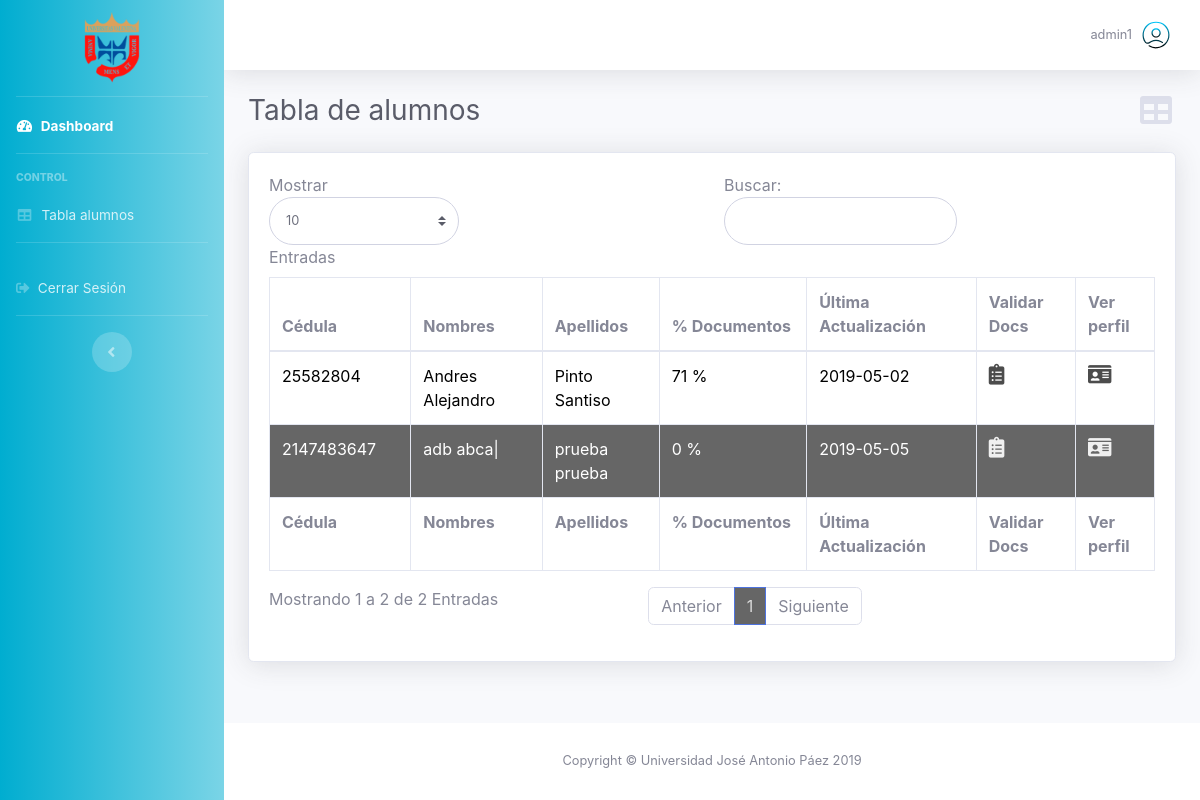
Page /page-admin-table.php (signed in) on the committed database.
### tables this page shows
CREATE TABLE `alumnos` (
  `id_alumno` int(11) NOT NULL,
  `cedula` int(11) NOT NULL,
  `p_nombre` tinytext NOT NULL,
  `s_nombre` tinytext NOT NULL,
  `p_apellido` text NOT NULL,
  `s_apellido` text NOT NULL,
  `fecha_nacimiento` date NOT NULL,
  `estado_civil` text NOT NULL,
  `metodo_ingreso` int(11) NOT NULL,
  `carrera` text NOT NULL,
  `turno` int(11) NOT NULL,
  `pais_nac` varchar(10) NOT NULL,
  `estado_nac` varchar(10) NOT NULL,
  `ciudad_nac` varchar(11) NOT NULL,
  `municipio_nac` varchar(11) NOT NULL,
  `username` text NOT NULL,
  `contrasena` text NOT NULL,
  `correo` text NOT NULL,
  `documento` int(11) NOT NULL,
  `parientename` varchar(10) NOT NULL,
  `parentesco` varchar(10) NOT NULL,
  `discapacidad` varchar(10) NOT NULL,
  `nombreInst` varchar(20) NOT NULL,
  `anoEgreso` int(10) NOT NULL,
  `codigoInst` varchar(10) NOT NULL,
  `estadoInst` varchar(10) NOT NULL,
  `tipoInst` int(1) NOT NULL,
  `fechaCreacion` date NOT NULL,
  `ultActualizacion` date NOT NULL
);

CREATE TABLE `documentos` (
  `id_documento` int(11) NOT NULL,
  `estatus` int(11) NOT NULL,
  `cedula` text NOT NULL,
  `fondo` text NOT NULL,
  `foto` text NOT NULL,
  `partida` text NOT NULL,
  `check_partida` int(11) NOT NULL,
  `check_nota` int(11) NOT NULL,
  `check_cedula` int(11) NOT NULL,
  `check_foto` int(11) NOT NULL,
  `check_rusinies` int(11) NOT NULL,
  `check_fondo` int(11) NOT NULL,
  `check_metodo` int(11) NOT NULL,
  `porcentaje` int(4) NOT NULL,
  `ultActDoc` date NOT NULL
);

### page-admin-table.php (the view, shortened to what this page needs)
<!DOCTYPE html>
<html lang="es">
<head>
  <link href="vendor/fontawesome-free/css/all.min.css" rel="stylesheet" type="text/css">
  <link href="css/font.css" rel="stylesheet">
  <link href="css/sb-admin-2.css" rel="stylesheet">
  <link href="css/dash.css" rel="stylesheet">
  <link href="css/style.css" rel="stylesheet">
  <link href="css/table.css" rel="stylesheet">
</head>
<body id="page-top">
  <div id="wrapper">
    <?php require_once('front/general/sidebar.php'); ?>
    <div id="content-wrapper" class="d-flex flex-column">
      <div id="content">
        <?php require 'front/general/navbar.php'; ?>
        <div id="page-admin-table" class="container-fluid">
          <div class="d-sm-flex align-items-center justify-content-between mb-4 mx-auto">
            <h1 class="h3 mb-0 text-gray-800">Tabla de alumnos</h1>
            <a class="d-none d-sm-inline-block"><i class="fas fa-fw fa-table fa-2x text-gray-300"></i></a>
          </div>
          <div class="card shadow mb-4">
            <div class="card-body">
              <div class="table-responsive">
                <table class="table table-bordered" id="dataTable" width="100%" cellspacing="0">
                  <thead>
                    <tr>
                      <th>Cédula</th>
                      <th>Nombres</th>
                      <th>Apellidos</th>
                      <th>% Documentos</th>
                      <th>Última Actualización</th>
                      <th>Validar Docs</th>
                      <th>Ver perfil</th>
                    </tr>
                  </thead>
                  <tfoot>
                    <tr>
                      <th>Cédula</th>
                      <th>Nombres</th>
                      <th>Apellidos</th>
                      <th>% Documentos</th>
                      <th>Última Actualización</th>
                      <th>Validar Docs</th>
                      <th>Ver perfil</th>
                    </tr>
                  </tfoot>
                  <tbody>
                    <?php
                    include 'back/conexion.php';
                    $sql = "SELECT *, alumnos.cedula as ci, documentos.cedula as cedula FROM alumnos
                            INNER JOIN documentos ON alumnos.documento=documentos.id_documento;";
                    $result = mysqli_query($conexion, $sql);
                    if ($result->num_rows > 0) {
                      while ($row = mysqli_fetch_assoc($result)) {
                        $porcentaje = ($row['check_foto'] + $row['check_cedula'] + $row['check_fondo'] + $row['check_nota'] + $row['check_partida'] + $row['check_rusinies'] + $row['check_metodo']) * 100 / 7;
                        $porcentaje = round($porcentaje, 0, PHP_ROUND_HALF_UP);
                    ?>
                    <tr>
                      <td><?=$row['ci']?></td>
                      <td><?=$row['p_nombre'].' '.$row['s_nombre']?></td>
                      <td><?=$row['p_apellido'].' '.$row['s_apellido']?></td>
                      <td><?=$porcentaje.' %' ?></td>
                      <td><?=$row['ultActualizacion']?></td>
                      <td><a href="<?='page-admin-check.php?idd='.$row['id_documento'].'&ida='.$row['id_alumno'].'&ci='.$row['ci'].'&mi='.$row['metodo_ingreso']?>"><i class="fas fa-clipboard-list"></i></a> </td>
                      <td><a href="<?='page-student-perfil.php?ida='.$row['id_alumno']?>"><i class="fas fa-id-card"></i></a> </td>
                    </tr>
                    <?php
                      };
                    };
                    ?>
                  </tbody>
                </table>
              </div>
            </div>
          </div>
        </div>
      </div>
      <?php require 'front/general/footer.php'; ?>
    </div>
  </div>
</body>
</html>

### css/table.css (style rules this page uses)
.odd { background-color: rgb(255, 255, 255); color: #000000; }
.even { background-color: rgba(0, 0, 0, 0.6); color: #ffffff; }
.odd a i { color:rgba(0, 0, 0, 0.7); font-size: 1.3rem; }
.even a i { color: rgba(255, 255, 255, 0.9); font-size: 1.3rem; }

### rows in the picture
alumnos: cedula "25582804", p_nombre "Andres", s_nombre "Alejandro", p_apellido "Pinto", s_apellido "Santiso", documentos.check_foto+check_cedula+check_fondo "71", ultActualizacion "2019-05-02"
alumnos: cedula "2147483647", p_nombre "adb", s_nombre "abca|", p_apellido "prueba", s_apellido "prueba", documentos.check_foto "0", ultActualizacion "2019-05-05"

### other values in the picture
$_SESSION['username'] "admin1"
